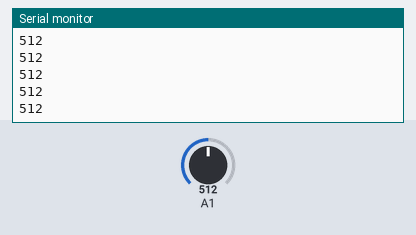
The sketch below on a simulated Arduino MKR. Parts: the last lines printed to the serial monitor. The test bench sets the inputs (shaded band); at power-on: A1 = 512. WiFi joins after 1.5 s; servers stay silent unless stated.

Above: at 4.2 s.
4.3 s: A1 set to 716
At 5.4 s:
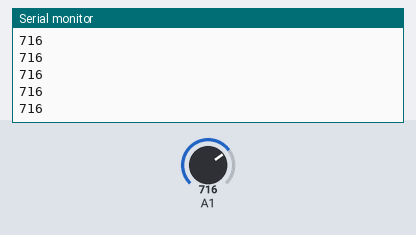
5.8 s: A1 set to 900
At 6.4 s:
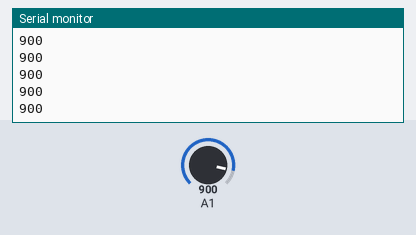
Timing chart, 0 to 7.3 s (numbered marks = the images above; inputs shaded):
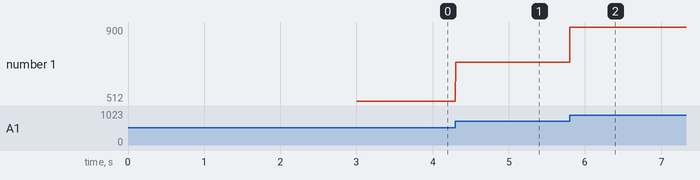

The sketch:

Jetronic_Signal_-_COM_aug19a.ino
```cpp
#include "arduino_secrets.h"
/*
  Sketch generated by the Arduino IoT Cloud Thing "Untitled"
  https://create.arduino.cc/cloud/things/2990d4dc-bd9f-41c2-a113-f71c54458d6b

  Arduino IoT Cloud Variables description

  The following variables are automatically generated and updated when changes are made to the Thing

  - No variables have been created, add cloud variables on the Thing Setup page
    to see them declared here

  Variables which are marked as READ/WRITE in the Cloud Thing will also have functions
  which are called when their values are changed from the Dashboard.
  These functions are generated with the Thing and added at the end of this sketch.
*/

#include "thingProperties.h"

void setup() {
  // Initialize serial and wait for port to open:
  Serial.begin(9600);
  // This delay gives the chance to wait for a Serial Monitor without blocking if none is found
  delay(1500);

  // Defined in thingProperties.h
  initProperties();

  // Connect to Arduino IoT Cloud
  ArduinoCloud.begin(ArduinoIoTPreferredConnection);

  /*
     The following function allows you to obtain more information
     related to the state of network and IoT Cloud connection and errors
     the higher number the more granular information you’ll get.
     The default is 0 (only errors).
     Maximum is 4
 */
  setDebugMessageLevel(4);
  ArduinoCloud.printDebugInfo();
}

void loop() {
  ArduinoCloud.update();

  int JeTsensorValue = analogRead(A1);
  Serial.println(JeTsensorValue);

}
```

arduino_secrets.h
```cpp
#define SECRET_OPTIONAL_PASS ""
#define SECRET_SSID ""
```

thingProperties.h
```cpp
// Code generated by Arduino IoT Cloud, DO NOT EDIT.

#include <ArduinoIoTCloud.h>
#include <Arduino_ConnectionHandler.h>

const char SSID[]     = SECRET_SSID;    // Network SSID (name)
const char PASS[]     = SECRET_OPTIONAL_PASS;    // Network password (use for WPA, or use as key for WEP)


void initProperties(){


}

WiFiConnectionHandler ArduinoIoTPreferredConnection(SSID, PASS);
```

Measured:
- after the input at 4.3 s, the serial monitor: prints a new line at once (image 1)
- after the input at 5.8 s, the serial monitor: prints a new line at once (image 2)
- plotted number 1: 512 → 716 after the input at 4.3 s, 716 → 900 after the input at 5.8 s
